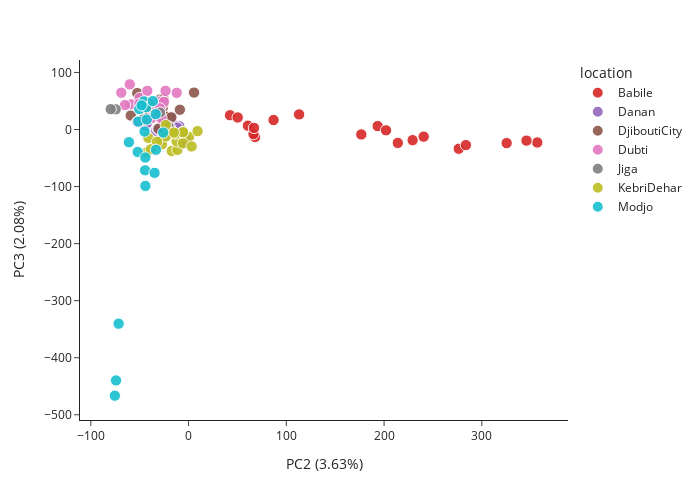

This figure's notebook cell:
### Code cell
plot_coords(mod_ethio, 'PC2', 'PC3', 
            colour = 'location', 
            palette = pop_code_cols,
            labs = {'PC2' : f'PC2 ({var_sub_chr3[1]*100:.2f}%)',
                    'PC3' : f'PC3 ({var_sub_chr3[2]*100:.2f}%)',
                    'country' : 'Country',
                    'analysis_pop' : 'Population'},)

### Figure 1 — Plotly figure (JSON) as saved in the notebook; plotly's stock layout.template omitted (floating-point values rounded to 4 significant figures)
{"data": [{"customdata": [["Babi_I_01", "Babile", "Ethiopia"], ["Babi_I_02", "Babile", "Ethiopia"], ["Babi_I_03", "Babile", "Ethiopia"], ["Babi_I_04", "Babile", "Ethiopia"], ["Babi_I_05", "Babile", "Ethiopia"], ["Babi_I_06", "Babile", "Ethiopia"], ["Babi_I_07", "Babile", "Ethiopia"], ["Babi_I_08", "Babile", "Ethiopia"], ["Babi_I_09", "Babile", "Ethiopia"], ["Babi_I_10", "Babile", "Ethiopia"], ["Babi_I_11", "Babile", "Ethiopia"], ["Babi_I_12", "Babile", "Ethiopia"], ["Babi_I_13", "Babile", "Ethiopia"], ["Babi_I_14", "Babile", "Ethiopia"], ["Babi_I_15", "Babile", "Ethiopia"], ["Babi_I_16", "Babile", "Ethiopia"], ["Babi_I_17", "Babile", "Ethiopia"], ["Babi_I_18", "Babile", "Ethiopia"], ["Babi_I_19", "Babile", "Ethiopia"]], "hovertemplate": "<b>%{hovertext}</b><br><br>location=%{customdata[1]}<br>PC2 (3.63%)=%{x}<br>PC3 (2.08%)=%{y}<br>size=%{marker.size}<br>sample_id=%{customdata[0]}<br>Country=%{customdata[2]}<extra></extra>", "hovertext": ["Babi_I_01", "Babi_I_02", "Babi_I_03", "Babi_I_04", "Babi_I_05", "Babi_I_06", "Babi_I_07", "Babi_I_08", "Babi_I_09", "Babi_I_10", "Babi_I_11", "Babi_I_12", "Babi_I_13", "Babi_I_14", "Babi_I_15", "Babi_I_16", "Babi_I_17", "Babi_I_18", "Babi_I_19"], "legendgroup": "Babile", "marker": {"color": "#D62728", "opacity": 0.9, "size": [1, 1, 1, 1, 1, 1, 1, 1, 1, 1, 1, 1, 1, 1, 1, 1, 1, 1, 1], "sizemode": "area", "sizeref": 0.01562, "symbol": "circle"}, "mode": "markers", "name": "Babile", "orientation": "v", "showlegend": true, "type": "scatter", "x": [60.69, 356.7, 42.38, 176.7, 193.4, 325.4, 214.0, 68.08, 276.4, 283.7, 345.7, 66.39, 240.5, 202.0, 86.94, 50.24, 113.1, 66.92, 229.2], "xaxis": "x", "y": [6.719, -22.75, 25.0, -8.652, 5.984, -23.86, -23.53, -13.17, -33.77, -27.35, -19.5, -7.985, -12.51, -1.442, 16.59, 21.06, 26.49, 2.756, -18.7], "yaxis": "y"}, {"customdata": [["Dana_I_04", "Danan", "Ethiopia"], ["Dana_I_12", "Danan", "Ethiopia"], ["Dana_I_13", "Danan", "Ethiopia"], ["Dana_I_14", "Danan", "Ethiopia"], ["Dana_I_16", "Danan", "Ethiopia"], ["Dana_I_17", "Danan", "Ethiopia"], ["Dana_I_18", "Danan", "Ethiopia"], ["Dana_I_19", "Danan", "Ethiopia"], ["Dana_I_20", "Danan", "Ethiopia"], ["Dana_I_21", "Danan", "Ethiopia"], ["Dana_I_22", "Danan", "Ethiopia"], ["Dana_I_23", "Danan", "Ethiopia"], ["Dana_I_24", "Danan", "Ethiopia"], ["Dana_I_25", "Danan", "Ethiopia"], ["Dana_I_26", "Danan", "Ethiopia"], ["Dana_I_27", "Danan", "Ethiopia"], ["Dana_I_28", "Danan", "Ethiopia"], ["Dana_I_29", "Danan", "Ethiopia"], ["Dana_I_30", "Danan", "Ethiopia"]], "hovertemplate": "<b>%{hovertext}</b><br><br>location=%{customdata[1]}<br>PC2 (3.63%)=%{x}<br>PC3 (2.08%)=%{y}<br>size=%{marker.size}<br>sample_id=%{customdata[0]}<br>Country=%{customdata[2]}<extra></extra>", "hovertext": ["Dana_I_04", "Dana_I_12", "Dana_I_13", "Dana_I_14", "Dana_I_16", "Dana_I_17", "Dana_I_18", "Dana_I_19", "Dana_I_20", "Dana_I_21", "Dana_I_22", "Dana_I_23", "Dana_I_24", "Dana_I_25", "Dana_I_26", "Dana_I_27", "Dana_I_28", "Dana_I_29", "Dana_I_30"], "legendgroup": "Danan", "marker": {"color": "#9467BD", "opacity": 0.9, "size": [1, 1, 1, 1, 1, 1, 1, 1, 1, 1, 1, 1, 1, 1, 1, 1, 1, 1, 1], "sizemode": "area", "sizeref": 0.01562, "symbol": "circle"}, "mode": "markers", "name": "Danan", "orientation": "v", "showlegend": true, "type": "scatter", "x": [-24.95, -3.2, -44.0, -23.96, -18.8, -19.98, -9.455, -30.64, -38.16, -6.655, -33.09, -11.84, -42.32, -31.28, -17.86, -16.62, -11.42, -22.39, -18.42], "xaxis": "x", "y": [1.671, -15.2, 7.199, 0.3582, 10.56, -3.393, 5.689, -4.184, 32.88, -24.72, -2.607, 3.647, 11.74, -0.1856, 1.974, 9.625, 3.28, -0.00173, 21.47], "yaxis": "y"}, {"customdata": [["Djib_F_01", "DjiboutiCity", "Djibouti"], ["Djib_F_03", "DjiboutiCity", "Djibouti"], ["Djib_F_04", "DjiboutiCity", "Djibouti"], ["Djib_F_05", "DjiboutiCity", "Djibouti"], ["Djib_F_06", "DjiboutiCity", "Djibouti"], ["Djib_F_07", "DjiboutiCity", "Djibouti"], ["Djib_F_08", "DjiboutiCity", "Djibouti"], ["Djib_F_10", "DjiboutiCity", "Djibouti"], ["Djib_F_11", "DjiboutiCity", "Djibouti"], ["Djib_F_12", "DjiboutiCity", "Djibouti"], ["Djib_F_13", "DjiboutiCity", "Djibouti"], ["Djib_F_15", "DjiboutiCity", "Djibouti"], ["Djib_F_16", "DjiboutiCity", "Djibouti"], ["Djib_F_17", "DjiboutiCity", "Djibouti"], ["Djib_F_19", "DjiboutiCity", "Djibouti"], ["Djib_F_21", "DjiboutiCity", "Djibouti"], ["Djib_F_22", "DjiboutiCity", "Djibouti"], ["Djib_F_24", "DjiboutiCity", "Djibouti"], ["Djib_F_26", "DjiboutiCity", "Djibouti"], ["Djib_F_27", "DjiboutiCity", "Djibouti"], ["Djib_F_28", "DjiboutiCity", "Djibouti"], ["Djib_F_29", "DjiboutiCity", "Djibouti"]], "hovertemplate": "<b>%{hovertext}</b><br><br>location=%{customdata[1]}<br>PC2 (3.63%)=%{x}<br>PC3 (2.08%)=%{y}<br>size=%{marker.size}<br>sample_id=%{customdata[0]}<br>Country=%{customdata[2]}<extra></extra>", "hovertext": ["Djib_F_01", "Djib_F_03", "Djib_F_04", "Djib_F_05", "Djib_F_06", "Djib_F_07", "Djib_F_08", "Djib_F_10", "Djib_F_11", "Djib_F_12", "Djib_F_13", "Djib_F_15", "Djib_F_16", "Djib_F_17", "Djib_F_19", "Djib_F_21", "Djib_F_22", "Djib_F_24", "Djib_F_26", "Djib_F_27", "Djib_F_28", "Djib_F_29"], "legendgroup": "DjiboutiCity", "marker": {"color": "#8C564B", "opacity": 0.9, "size": [1, 1, 1, 1, 1, 1, 1, 1, 1, 1, 1, 1, 1, 1, 1, 1, 1, 1, 1, 1, 1, 1], "sizemode": "area", "sizeref": 0.01562, "symbol": "circle"}, "mode": "markers", "name": "DjiboutiCity", "orientation": "v", "showlegend": true, "type": "scatter", "x": [-24.01, -26.15, -59.16, -30.71, -43.0, -26.03, -36.61, -30.27, -29.06, -25.65, -8.9, -17.58, -36.02, -44.6, -39.49, -33.52, -41.27, 5.616, -50.57, -31.25, -38.03, -52.55], "xaxis": "x", "y": [23.32, 39.49, 24.52, 1.564, 35.25, 45.7, 39.35, 21.96, 52.54, 53.69, 34.64, 21.27, 35.82, 41.66, 27.74, 43.8, 45.57, 64.7, 56.23, 39.1, 38.83, 63.79], "yaxis": "y"}, {"customdata": [["Dubt_I_02", "Dubti", "Ethiopia"], ["Dubt_I_03", "Dubti", "Ethiopia"], ["Dubt_I_04", "Dubti", "Ethiopia"], ["Dubt_I_05", "Dubti", "Ethiopia"], ["Dubt_I_06", "Dubti", "Ethiopia"], ["Dubt_I_07", "Dubti", "Ethiopia"], ["Dubt_I_10", "Dubti", "Ethiopia"], ["Dubt_I_12", "Dubti", "Ethiopia"], ["Dubt_I_15", "Dubti", "Ethiopia"], ["Dubt_I_16", "Dubti", "Ethiopia"], ["Dubt_I_19", "Dubti", "Ethiopia"], ["Dubt_I_20", "Dubti", "Ethiopia"], ["Dubt_I_22", "Dubti", "Ethiopia"], ["Dubt_I_23", "Dubti", "Ethiopia"], ["Dubt_I_26", "Dubti", "Ethiopia"], ["Dubt_I_27", "Dubti", "Ethiopia"], ["Dubt_I_28", "Dubti", "Ethiopia"], ["Dubt_I_30", "Dubti", "Ethiopia"]], "hovertemplate": "<b>%{hovertext}</b><br><br>location=%{customdata[1]}<br>PC2 (3.63%)=%{x}<br>PC3 (2.08%)=%{y}<br>size=%{marker.size}<br>sample_id=%{customdata[0]}<br>Country=%{customdata[2]}<extra></extra>", "hovertext": ["Dubt_I_02", "Dubt_I_03", "Dubt_I_04", "Dubt_I_05", "Dubt_I_06", "Dubt_I_07", "Dubt_I_10", "Dubt_I_12", "Dubt_I_15", "Dubt_I_16", "Dubt_I_19", "Dubt_I_20", "Dubt_I_22", "Dubt_I_23", "Dubt_I_26", "Dubt_I_27", "Dubt_I_28", "Dubt_I_30"], "legendgroup": "Dubti", "marker": {"color": "#E377C2", "opacity": 0.9, "size": [1, 1, 1, 1, 1, 1, 1, 1, 1, 1, 1, 1, 1, 1, 1, 1, 1, 1], "sizemode": "area", "sizeref": 0.01562, "symbol": "circle"}, "mode": "markers", "name": "Dubti", "orientation": "v", "showlegend": true, "type": "scatter", "x": [-50.04, -27.74, -31.92, -28.69, -58.77, -60.18, -65.02, -19.1, -68.82, -25.2, -12.15, -38.32, -52.65, -50.33, -42.21, -23.56, -52.18, -29.5], "xaxis": "x", "y": [55.29, 19.74, 35.46, 48.64, 44.14, 79.17, 42.8, 3.858, 64.56, 48.39, 64.25, 19.54, 12.64, 45.02, 67.72, 67.76, 13.23, 37.21], "yaxis": "y"}, {"customdata": [["Jiga_I_01", "Jiga", "Ethiopia"], ["Jiga_I_02", "Jiga", "Ethiopia"], ["Jiga_I_03", "Jiga", "Ethiopia"], ["Jiga_I_04", "Jiga", "Ethiopia"], ["Jiga_I_05", "Jiga", "Ethiopia"], ["Jiga_I_07", "Jiga", "Ethiopia"]], "hovertemplate": "<b>%{hovertext}</b><br><br>location=%{customdata[1]}<br>PC2 (3.63%)=%{x}<br>PC3 (2.08%)=%{y}<br>size=%{marker.size}<br>sample_id=%{customdata[0]}<br>Country=%{customdata[2]}<extra></extra>", "hovertext": ["Jiga_I_01", "Jiga_I_02", "Jiga_I_03", "Jiga_I_04", "Jiga_I_05", "Jiga_I_07"], "legendgroup": "Jiga", "marker": {"color": "#7F7F7F", "opacity": 0.9, "size": [1, 1, 1, 1, 1, 1], "sizemode": "area", "sizeref": 0.01562, "symbol": "circle"}, "mode": "markers", "name": "Jiga", "orientation": "v", "showlegend": true, "type": "scatter", "x": [-74.54, -26.87, -46.75, -29.21, -20.46, -79.63], "xaxis": "x", "y": [35.31, -17.56, 17.28, 29.69, 5.13, 35.65], "yaxis": "y"}, {"customdata": [["Kebr_I_01", "KebriDehar", "Ethiopia"], ["Kebr_I_02", "KebriDehar", "Ethiopia"], ["Kebr_I_03", "KebriDehar", "Ethiopia"], ["Kebr_I_04", "KebriDehar", "Ethiopia"], ["Kebr_I_06", "KebriDehar", "Ethiopia"], ["Kebr_I_07", "KebriDehar", "Ethiopia"], ["Kebr_I_08", "KebriDehar", "Ethiopia"], ["Kebr_I_09", "KebriDehar", "Ethiopia"], ["Kebr_I_10", "KebriDehar", "Ethiopia"], ["Kebr_I_11", "KebriDehar", "Ethiopia"], ["Kebr_I_12", "KebriDehar", "Ethiopia"], ["Kebr_I_13", "KebriDehar", "Ethiopia"], ["Kebr_I_14", "KebriDehar", "Ethiopia"], ["Kebr_I_15", "KebriDehar", "Ethiopia"], ["Kebr_I_16", "KebriDehar", "Ethiopia"], ["Kebr_I_17", "KebriDehar", "Ethiopia"], ["Kebr_I_18", "KebriDehar", "Ethiopia"], ["Kebr_I_19", "KebriDehar", "Ethiopia"], ["Kebr_I_20", "KebriDehar", "Ethiopia"]], "hovertemplate": "<b>%{hovertext}</b><br><br>location=%{customdata[1]}<br>PC2 (3.63%)=%{x}<br>PC3 (2.08%)=%{y}<br>size=%{marker.size}<br>sample_id=%{customdata[0]}<br>Country=%{customdata[2]}<extra></extra>", "hovertext": ["Kebr_I_01", "Kebr_I_02", "Kebr_I_03", "Kebr_I_04", "Kebr_I_06", "Kebr_I_07", "Kebr_I_08", "Kebr_I_09", "Kebr_I_10", "Kebr_I_11", "Kebr_I_12", "Kebr_I_13", "Kebr_I_14", "Kebr_I_15", "Kebr_I_16", "Kebr_I_17", "Kebr_I_18", "Kebr_I_19", "Kebr_I_20"], "legendgroup": "KebriDehar", "marker": {"color": "#BCBD22", "opacity": 0.9, "size": [1, 1, 1, 1, 1, 1, 1, 1, 1, 1, 1, 1, 1, 1, 1, 1, 1, 1, 1], "sizemode": "area", "sizeref": 0.01562, "symbol": "circle"}, "mode": "markers", "name": "KebriDehar", "orientation": "v", "showlegend": true, "type": "scatter", "x": [-42.31, -17.26, 0.3994, -11.38, -19.94, -12.27, -27.18, -5.944, -23.28, -23.32, -5.608, 3.131, 9.162, -13.25, -38.58, -41.17, -32.28, -5.604, -15.04], "xaxis": "x", "y": [-39.66, -37.72, -12.95, -35.65, -6.048, -20.78, -26.02, -4.347, -12.18, 7.697, -24.22, -29.67, -2.864, -7.348, -34.69, -14.79, -21.41, -4.751, -5.455], "yaxis": "y"}, {"customdata": [["Modj_A_03", "Modjo", "Ethiopia"], ["Modj_A_07", "Modjo", "Ethiopia"], ["Modj_A_08", "Modjo", "Ethiopia"], ["Modj_A_11", "Modjo", "Ethiopia"], ["Modj_A_16", "Modjo", "Ethiopia"], ["Modj_A_25", "Modjo", "Ethiopia"], ["Modj_A_26", "Modjo", "Ethiopia"], ["Modj_A_28", "Modjo", "Ethiopia"], ["Modj_A_31", "Modjo", "Ethiopia"], ["Modj_I_01", "Modjo", "Ethiopia"], ["Modj_I_02", "Modjo", "Ethiopia"], ["Modj_I_04", "Modjo", "Ethiopia"], ["Modj_I_05", "Modjo", "Ethiopia"], ["Modj_I_07", "Modjo", "Ethiopia"], ["Modj_I_08", "Modjo", "Ethiopia"], ["Modj_I_09", "Modjo", "Ethiopia"], ["Modj_I_10", "Modjo", "Ethiopia"], ["Modj_I_25", "Modjo", "Ethiopia"], ["Modj_I_29", "Modjo", "Ethiopia"], ["Modj_I_31", "Modjo", "Ethiopia"]], "hovertemplate": "<b>%{hovertext}</b><br><br>location=%{customdata[1]}<br>PC2 (3.63%)=%{x}<br>PC3 (2.08%)=%{y}<br>size=%{marker.size}<br>sample_id=%{customdata[0]}<br>Country=%{customdata[2]}<extra></extra>", "hovertext": ["Modj_A_03", "Modj_A_07", "Modj_A_08", "Modj_A_11", "Modj_A_16", "Modj_A_25", "Modj_A_26", "Modj_A_28", "Modj_A_31", "Modj_I_01", "Modj_I_02", "Modj_I_04", "Modj_I_05", "Modj_I_07", "Modj_I_08", "Modj_I_09", "Modj_I_10", "Modj_I_25", "Modj_I_29", "Modj_I_31"], "legendgroup": "Modjo", "marker": {"color": "#17BECF", "opacity": 0.9, "size": [1, 1, 1, 1, 1, 1, 1, 1, 1, 1, 1, 1, 1, 1, 1, 1, 1, 1, 1, 1], "sizemode": "area", "sizeref": 0.01562, "symbol": "circle"}, "mode": "markers", "name": "Modjo", "orientation": "v", "showlegend": true, "type": "scatter", "x": [-51.46, -44.44, -71.58, -25.85, -50.43, -61.01, -52.04, -45.57, -42.77, -45.01, -75.43, -33.35, -43.31, -74.19, -33.6, -36.54, -48.06, -44.19, -44.16, -34.81], "xaxis": "x", "y": [13.84, -71.55, -340.3, -5.361, 35.73, -22.31, -39.28, 49.31, 17.47, -3.613, -466.5, -35.59, 39.28, -439.8, 26.87, 49.75, 42.29, -49.09, -98.83, -76.0], "yaxis": "y"}], "layout": {"height": 500, "legend": {"itemsizing": "constant", "title": {"text": "location"}, "tracegroupgap": 0}, "margin": {"t": 60}, "width": 700, "xaxis": {"anchor": "y", "domain": [0, 1], "title": {"text": "PC2 (3.63%)"}}, "yaxis": {"anchor": "x", "domain": [0, 1], "title": {"text": "PC3 (2.08%)"}}}}
